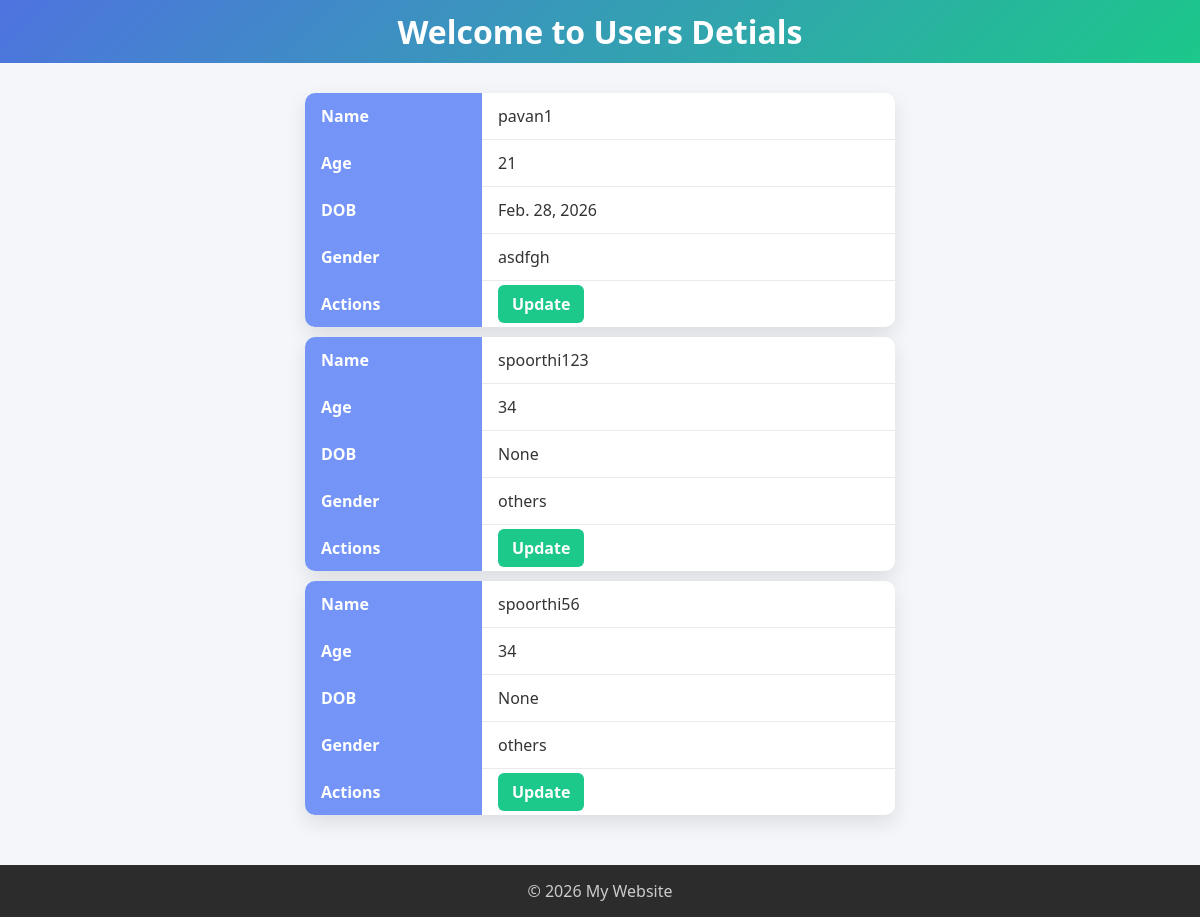
The app's page /karthik/app2/Teachers.html, older data.
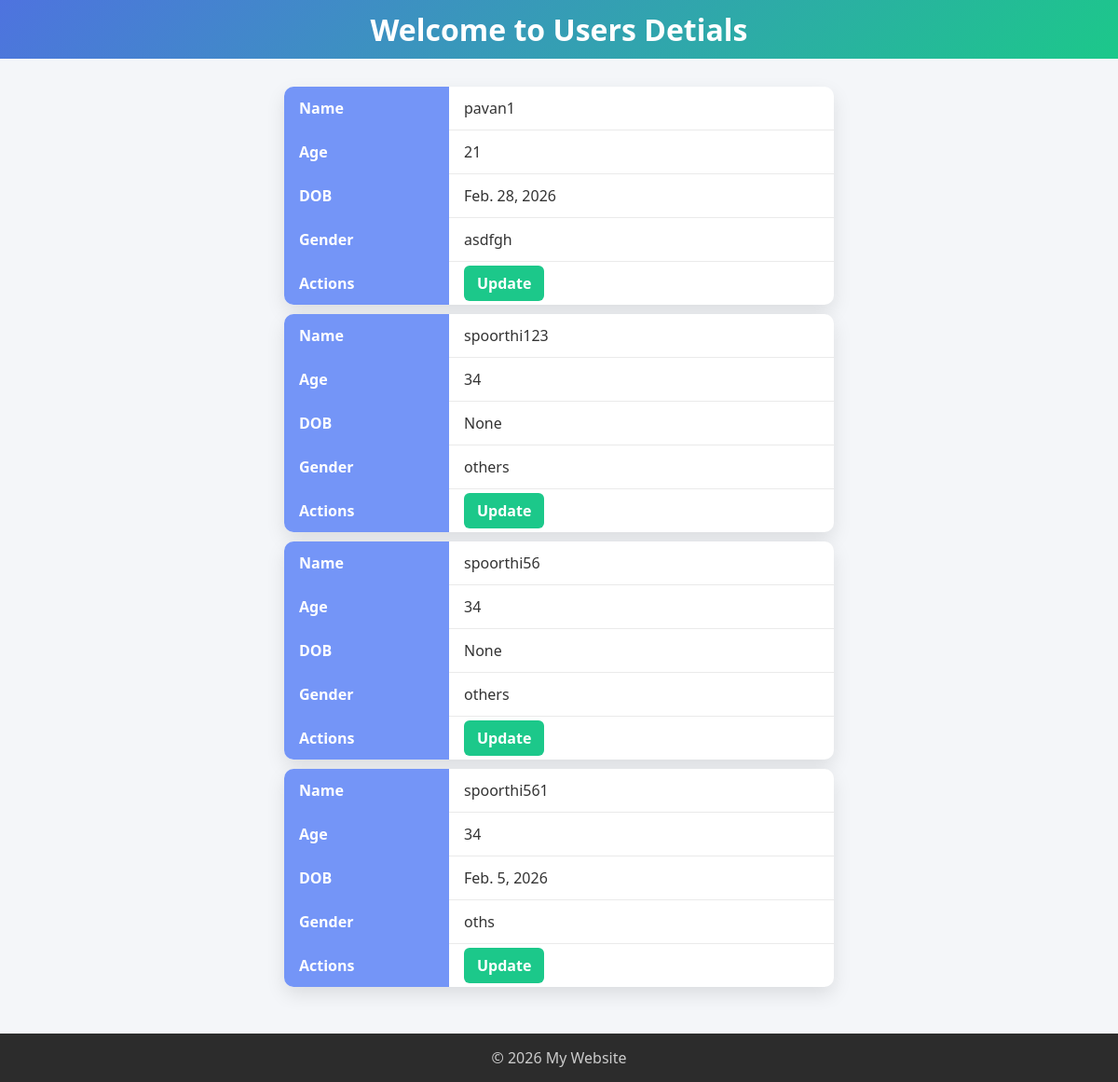
The same page, newer data.
### app1/models.py (models this page shows, shortened)
class Teachers(models.Model):
    name = models.CharField(max_length=100)
    age = models.IntegerField(null=True,blank=True)
    Password = models.CharField(null=True,blank=True)
    Address = models.CharField(null=True,blank=True)
    DOB = models.DateField(null=True,blank=True)
    Gender = models.CharField(null=True,blank=True)

### app1/views.py (the view)
# urls.py: path('app2/Teachers.html', app1,name='app1'),
def app1(request):
 teachers = Teachers.objects.all()
 return render(request,'Teachers.html',{'teachers':teachers})

### templates/Teachers.html (shortened to what this page needs)
{% load static %}
<!DOCTYPE html>
<html lang="en">
<head>
 <link rel="stylesheet" href="{% static 'teachers.css' %}">
</head>
<body>
    <header>
        <h1>Welcome to Users Detials</h1>
    </header>
    <main>
        <section>
            {% for teacher in teachers %}
            <table>
                <tr>
                    <th>Name</th>
                    <td>{{ teacher.name }}</td>
                </tr>
                <tr>
                    <th>Age</th>
                    <td>{{ teacher.age }}</td>
                </tr>
                <tr>
                    <th>DOB</th>
                    <td>{{ teacher.DOB }}</td>
                </tr>
                <tr>
                    <th>Gender</th>
                    <td>{{ teacher.Gender }}</td>
                </tr>
                <tr>
                    <th>Actions</th>
                    <td><a href="{% url 'update' teacher.id %}">Update</a></td>
                </tr>
            </table>
            {% endfor %}
        </section>
    </main>
    <footer>
        <p>© 2026 My Website</p>
    </footer>
</body>
</html>

### static/teachers.css (style rules this page uses)
* { margin: 0; padding: 0; box-sizing: border-box; font-family: "Segoe UI", Tahoma, Geneva, Verdana, sans-serif; }
body { background: #f4f6f9; color: #333; }
header { background: linear-gradient(135deg, #4e73df, #1cc88a); color: white; padding: 10px; text-align: center; }
main { padding: 20px 10px; }
table { width: 50%; margin: 10px auto; border-collapse: collapse; background: #ffffff; box-shadow: 0 8px 20px rgba(0, 0, 0, 0.1); border-radius: 10px; overflow: hidden; }
th { background: #7495f7; color: #fff; text-align: left; padding: 12px 16px; width: 30%; }
td { padding: 12px 16px; border-bottom: 1px solid #eaeaea; }
tr:last-child td { border-bottom: none; }
a { text-decoration: none; background: #1cc88a; color: white; padding: 8px 14px; border-radius: 6px; font-weight: 600; transition: 0.3s ease; }
footer { margin-top: 20px; background: #2c2c2c; color: #ccc; text-align: center; padding: 15px; }

Row changes from the older to the newer data that the page shows:
added Teachers: name "spoorthi561", age "34", DOB "Feb. 5, 2026", Gender "oths"
